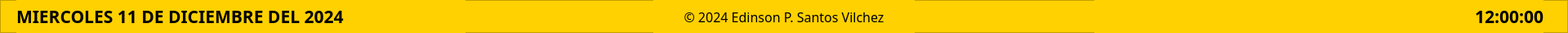
    <widget class="QFrame" name="frmHoraFecha">
     <property name="geometry">
      <rect>
       <x>0</x>
       <y>1040</y>
       <width>1920</width>
       <height>40</height>
      </rect>
     </property>
     <property name="styleSheet">
      <string notr="true">background-color: rgb(255, 209, 0);</string>
     </property>
     <property name="frameShape">
      <enum>QFrame::StyledPanel</enum>
     </property>
     <property name="frameShadow">
      <enum>QFrame::Raised</enum>
     </property>
     <widget class="QLabel" name="lblFecha">
      <property name="geometry">
       <rect>
        <x>20</x>
        <y>0</y>
        <width>550</width>
        <height>40</height>
       </rect>
      </property>
      <property name="font">
       <font>
        <family>Poppins</family>
        <pointsize>16</pointsize>
        <weight>75</weight>
        <bold>true</bold>
       </font>
      </property>
      <property name="text">
       <string>MIERCOLES 11 DE DICIEMBRE DEL 2024</string>
      </property>
     </widget>
     <widget class="QLabel" name="lblHora">
      <property name="geometry">
       <rect>
        <x>1340</x>
        <y>0</y>
        <width>550</width>
        <height>40</height>
       </rect>
      </property>
      <property name="font">
       <font>
        <family>Poppins</family>
        <pointsize>16</pointsize>
        <weight>75</weight>
        <bold>true</bold>
       </font>
      </property>
      <property name="text">
       <string>12:00:00</string>
      </property>
      <property name="alignment">
       <set>Qt::AlignRight|Qt::AlignTrailing|Qt::AlignVCenter</set>
      </property>
     </widget>
     <widget class="QLabel" name="label_6">
      <property name="geometry">
       <rect>
        <x>800</x>
        <y>0</y>
        <width>320</width>
        <height>40</height>
       </rect>
      </property>
      <property name="font">
       <font>
        <family>ONE PIECE</family>
        <pointsize>12</pointsize>
       </font>
      </property>
      <property name="text">
       <string>© 2024 Edinson P. Santos Vilchez</string>
      </property>
      <property name="alignment">
       <set>Qt::AlignCenter</set>
      </property>
     </widget>
    </widget>
